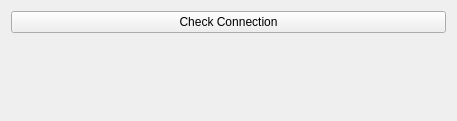
<?xml version="1.0" encoding="UTF-8"?>
<ui version="4.0">
 <class>Widget</class>
 <widget class="QWidget" name="Widget">
  <property name="geometry">
   <rect>
    <x>0</x>
    <y>0</y>
    <width>457</width>
    <height>121</height>
   </rect>
  </property>
  <property name="windowTitle">
   <string>Widget</string>
  </property>
  <layout class="QVBoxLayout" name="verticalLayout">
   <item>
    <widget class="QPushButton" name="pushButton">
     <property name="text">
      <string>Check Connection</string>
     </property>
    </widget>
   </item>
   <item>
    <widget class="QLabel" name="label">
     <property name="font">
      <font>
       <pointsize>14</pointsize>
       <bold>true</bold>
      </font>
     </property>
     <property name="text">
      <string/>
     </property>
    </widget>
   </item>
  </layout>
 </widget>
 <resources/>
 <connections/>
</ui>
